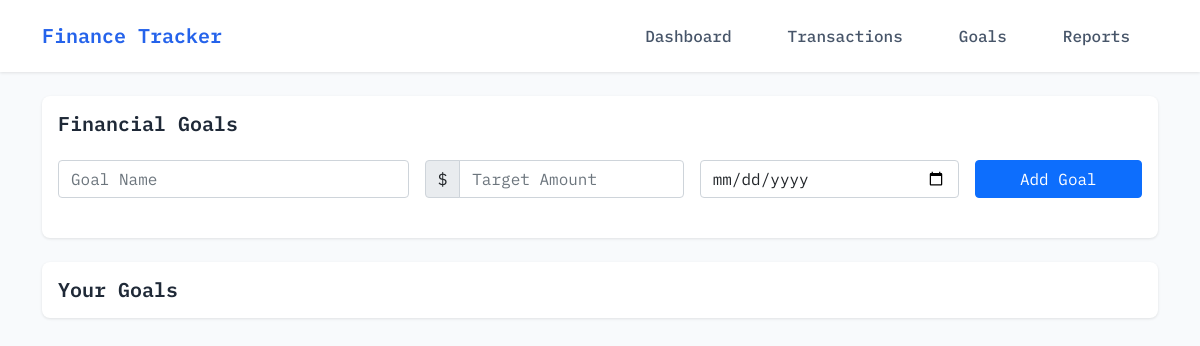
Before: /goals with the older database file.
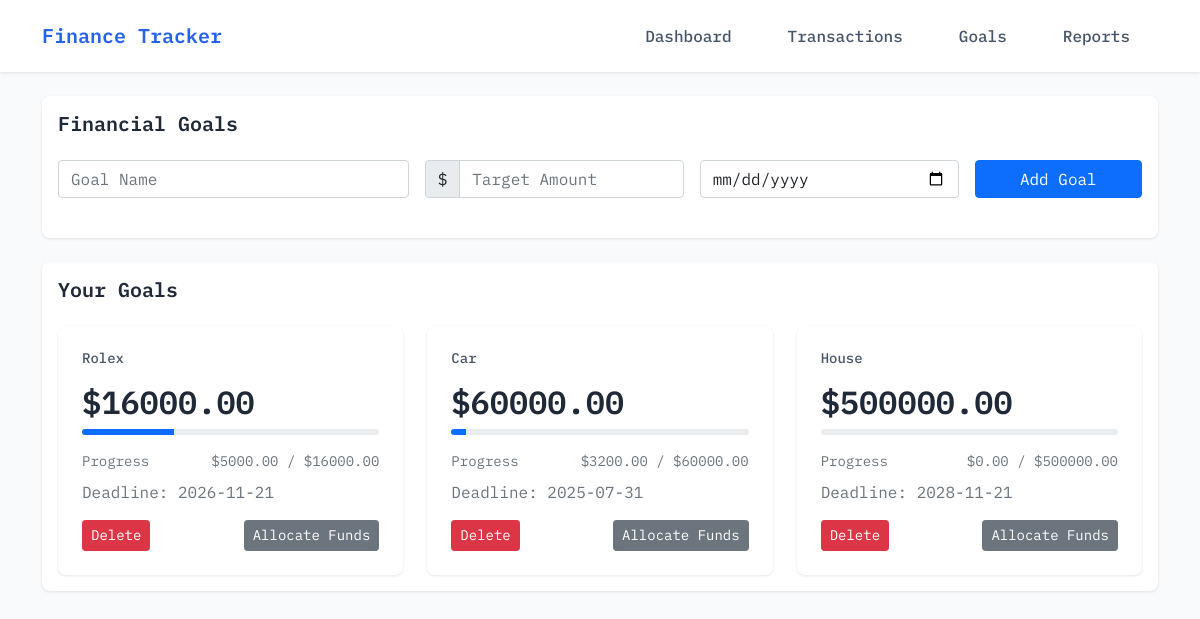
After: the same page with the newer database file.
### models.py (models this page shows, shortened)
class Goal(db.Model):
    __tablename__ = 'goals'
    id = db.Column(db.Integer, primary_key=True)
    name = db.Column(db.String(100), nullable=False)
    target_amount = db.Column(db.Float, nullable=False)
    current_amount = db.Column(db.Float, default=0, nullable=False)
    deadline = db.Column(db.Date, nullable=False)

### routes.py (the view, shortened to what this page needs)
    @app.route('/goals', methods=['GET', 'POST'])
    def goals():
        goals = Goal.query.all()
        return render_template('goals.html', goals=goals)

### templates/goals.html (shortened to what this page needs)
{% extends "layout.html" %}
{% block content %}
<div class="row g-4">
    <div class="col-12">
        <div class="card">
            <div class="card-body">
                <h2 class="section-title mb-4">Financial Goals</h2>
                <form method="POST" action="{{ url_for('goals') }}" class="mb-4">
                    <div class="row g-3">
                        <div class="col-md-4">
                            <input type="text" class="form-control" name="name" placeholder="Goal Name" required>
                        </div>
                        <div class="col-md-3">
                            <div class="input-group">
                                <span class="input-group-text">$</span>
                                <input type="number" class="form-control" name="target_amount" placeholder="Target Amount" required>
                            </div>
                        </div>
                        <div class="col-md-3">
                            <input type="date" class="form-control" name="deadline" required>
                        </div>
                        <div class="col-md-2">
                            <button type="submit" class="btn btn-primary w-100">Add Goal</button>
                        </div>
                    </div>
                </form>
            </div>
        </div>
    </div>
    <div class="col-12">
        <div class="card">
            <div class="card-body">
                <h2 class="section-title mb-4">Your Goals</h2>
                <div class="row g-4">
                    {% for goal in goals %}
                    <div class="col-md-6 col-lg-4">
                        <div class="stats-card h-100">
                            <h3 class="stats-label mb-3">{{ goal.name }}</h3>
                            <div class="stats-value mb-2">${{ "%.2f"|format(goal.target_amount) }}</div>
                            <div class="progress mb-3" style="height: 6px;">
                                <div class="progress-bar bg-primary" role="progressbar"
                                     style="width: {{ (goal.current_amount / goal.target_amount * 100)|round|int }}%"></div>
                            </div>
                            <div class="d-flex justify-content-between mb-2">
                                <small class="text-muted">Progress</small>
                                <small class="text-muted">${{ "%.2f"|format(goal.current_amount) }} / ${{ "%.2f"|format(goal.target_amount) }}</small>
                            </div>
                            <div class="text-muted mb-3">
                                Deadline: {{ goal.deadline.strftime('%Y-%m-%d') }}
                            </div>
                            <div class="d-flex justify-content-between">
                                <form method="POST" action="{{ url_for('delete_goal', goal_id=goal.id) }}">
                                    <button type="submit" class="btn btn-danger btn-sm">Delete</button>
                                </form>
                                <button type="button" class="btn btn-secondary btn-sm" data-bs-toggle="modal" data-bs-target="#allocateModal{{ goal.id }}">Allocate Funds</button>
                            </div>
                        </div>
                    </div>
                    {% endfor %}
                </div>
            </div>
        </div>
    </div>
</div>
{% endblock %}

### templates/layout.html (shortened to what this page needs)
<!DOCTYPE html>
<html lang="en">
<head>
    <link href="https://cdn.jsdelivr.net/npm/bootstrap@5.1.3/dist/css/bootstrap.min.css" rel="stylesheet">
</head>
<body>
    <nav class="navbar navbar-expand-lg navbar-light">
        <div class="container">
            <a class="navbar-brand" href="{{ url_for('index') }}">Finance Tracker</a>
            <div class="collapse navbar-collapse justify-content-end" id="navbarNav">
                <ul class="navbar-nav">
                    <li class="nav-item">
                        <a class="nav-link" href="{{ url_for('index') }}">Dashboard</a>
                    </li>
                    <li class="nav-item">
                        <a class="nav-link" href="{{ url_for('transactions') }}">Transactions</a>
                    </li>
                    <li class="nav-item">
                        <a class="nav-link" href="{{ url_for('goals') }}">Goals</a>
                    </li>
                    <li class="nav-item">
                        <a class="nav-link" href="{{ url_for('reports') }}">Reports</a>
                    </li>
                </ul>
            </div>
        </div>
    </nav>
    <div class="container py-4">
        {% block content %}{% endblock %}
    </div>
</body>
</html>

### templates/layout.html (style rules this page uses)
:root { --primary-color: #2563eb; --secondary-color: #475569; }
body { font-family: 'IBM Plex Mono', monospace; background-color: #f8fafc; }
.navbar { background-color: white !important; box-shadow: 0 1px 3px rgba(0,0,0,0.1); padding: 1rem 0; }
.navbar-brand { font-weight: 600; color: var(--primary-color) !important; font-size: 1.25rem; }
.nav-link { font-weight: 500; color: var(--secondary-color) !important; margin: 0 0.75rem; padding: 0.5rem 1rem !important; border-radius: 0.375rem; transition: all 0.2s; }
.card { border: none; box-shadow: 0 1px 3px rgba(0,0,0,0.1); border-radius: 0.5rem; }
.stats-card { background: white; padding: 1.5rem; border-radius: 0.5rem; box-shadow: 0 1px 3px rgba(0,0,0,0.1); display: flex; flex-direction: column; }
.stats-label { color: var(--secondary-color); font-size: 0.875rem; font-weight: 500; }
.stats-value { font-size: 2rem; font-weight: 600; color: #1f2937; line-height: 1.2; }
.section-title { font-size: 1.25rem; font-weight: 600; color: #1f2937; margin-bottom: 1rem; }

Changed rows visible on the page:
added Goal: name "Rolex", target_amount "16000.00", current_amount "5000.00", deadline "2026-11-21"
added Goal: name "Car", target_amount "60000.00", current_amount "3200.00", deadline "2025-07-31"
added Goal: name "House", target_amount "500000.00", current_amount "0.00", deadline "2028-11-21"
